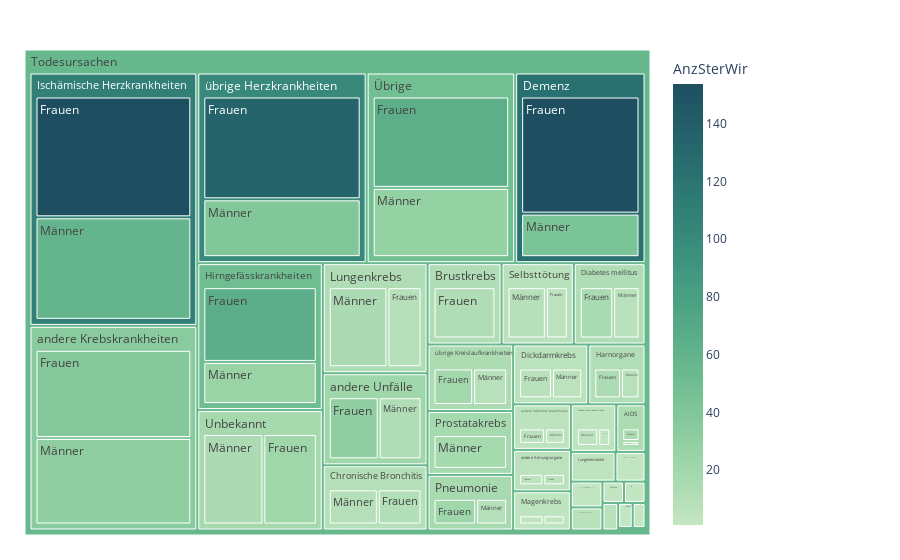

Write notebook code for a chart like this one.
### Code cell
df = data2betested
fig = px.treemap(df, path=[px.Constant("Todesursachen"), 'Todesursache', 'Geschlecht'], values='AnzSterWir',
                color='AnzSterWir', hover_data=['Todesursache'],
                color_continuous_scale='blugrn')
                #color_continuous_midpoint=np.average(df['AnzBestWir'], weights=df['AnzBestWir']))
fig.update_traces(root_color="lightgrey")
fig.update_layout(margin = dict(t=50, l=25, r=250, b=25))
fig.show()

### Figure 1 — Plotly figure (JSON) as saved in the notebook; plotly's stock layout.template omitted (floating-point values rounded to 4 significant figures; data arrays with more than 128 entries replaced by an {"elided": "..."} marker saying what was removed)
{"data": [{"branchvalues": "total", "customdata": {"elided": "98x2 mixed values"}, "domain": {"x": [0, 1], "y": [0, 1]}, "hovertemplate": "labels=%{label}<br>AnzSterWir_sum=%{value}<br>parent=%{parent}<br>id=%{id}<br>Todesursache=%{customdata[0]}<br>AnzSterWir=%{color}<extra></extra>", "ids": ["Todesursachen/AIDS/Frauen", "Todesursachen/Alkoholische Leberzirrhose/Frauen", "Todesursachen/Asthma/Frauen", "Todesursachen/Brustkrebs/Frauen", "Todesursachen/Chronische Bronchitis/Frauen", "Todesursachen/Demenz/Frauen", "Todesursachen/Diabetes mellitus/Frauen", "Todesursachen/Dickdarmkrebs/Frauen", "Todesursachen/Gebärmutterhalskrebs/Frauen", "Todesursachen/Grippe/Frauen", "Todesursachen/Harnorgane/Frauen", "Todesursachen/Hirngefässkrankheiten/Frauen", "Todesursachen/Ischämische Herzkrankheiten/Frauen", "Todesursachen/Kongenitale Missbildungen/Frauen", "Todesursachen/Lungenembolie/Frauen", "Todesursachen/Lungenkrebs/Frauen", "Todesursachen/Magenkrebs/Frauen", "Todesursachen/Mord/Frauen", "Todesursachen/Perinatale Todesursachen/Frauen", "Todesursachen/Pneumonie/Frauen", "Todesursachen/Selbsttötung/Frauen", "Todesursachen/Strassenverkehrsunfälle/Frauen", "Todesursachen/Tuberkulose/Frauen", "Todesursachen/Unbekannt/Frauen", "Todesursachen/andere Atmungsorgane/Frauen", "Todesursachen/andere Gewalteinwirkungen/Frauen", "Todesursachen/andere Krebskrankheiten/Frauen", "Todesursachen/andere Unfälle/Frauen", "Todesursachen/andere infektiöse Krankheiten/Frauen", "Todesursachen/Übrige/Frauen", "Todesursachen/übrige Herzkrankheiten/Frauen", "Todesursachen/übrige Kreislaufkrankheiten/Frauen", "Todesursachen/AIDS/Männer", "Todesursachen/Alkoholische Leberzirrhose/Männer", "Todesursachen/Asthma/Männer", "Todesursachen/Brustkrebs/Männer", "Todesursachen/Chronische Bronchitis/Männer", "Todesursachen/Demenz/Männer", "Todesursachen/Diabetes mellitus/Männer", "Todesursachen/Dickdarmkrebs/Männer", "Todesursachen/Grippe/Männer", "Todesursachen/Harnorgane/Männer", "Todesursachen/Hirngefässkrankheiten/Männer", "Todesursachen/Ischämische Herzkrankheiten/Männer", "Todesursachen/Kongenitale Missbildungen/Männer", "Todesursachen/Lungenembolie/Männer", "Todesursachen/Lungenkrebs/Männer", "Todesursachen/Magenkrebs/Männer", "Todesursachen/Mord/Männer", "Todesursachen/Perinatale Todesursachen/Männer", "Todesursachen/Pneumonie/Männer", "Todesursachen/Prostatakrebs/Männer", "Todesursachen/Selbsttötung/Männer", "Todesursachen/Strassenverkehrsunfälle/Männer", "Todesursachen/Tuberkulose/Männer", "Todesursachen/Unbekannt/Männer", "Todesursachen/andere Atmungsorgane/Männer", "Todesursachen/andere Gewalteinwirkungen/Männer", "Todesursachen/andere Krebskrankheiten/Männer", "Todesursachen/andere Unfälle/Männer", "Todesursachen/andere infektiöse Krankheiten/Männer", "Todesursachen/Übrige/Männer", "Todesursachen/übrige Herzkrankheiten/Männer", "Todesursachen/übrige Kreislaufkrankheiten/Männer", "Todesursachen/AIDS", "Todesursachen/Alkoholische Leberzirrhose", "Todesursachen/Asthma", "Todesursachen/Brustkrebs", "Todesursachen/Chronische Bronchitis", "Todesursachen/Demenz", "Todesursachen/Diabetes mellitus", "Todesursachen/Dickdarmkrebs", "Todesursachen/Gebärmutterhalskrebs", "Todesursachen/Grippe", "Todesursachen/Harnorgane", "Todesursachen/Hirngefässkrankheiten", "Todesursachen/Ischämische Herzkrankheiten", "Todesursachen/Kongenitale Missbildungen", "Todesursachen/Lungenembolie", "Todesursachen/Lungenkrebs", "Todesursachen/Magenkrebs", "Todesursachen/Mord", "Todesursachen/Perinatale Todesursachen", "Todesursachen/Pneumonie", "Todesursachen/Prostatakrebs", "Todesursachen/Selbsttötung", "Todesursachen/Strassenverkehrsunfälle", "Todesursachen/Tuberkulose", "Todesursachen/Unbekannt", "Todesursachen/andere Atmungsorgane", "Todesursachen/andere Gewalteinwirkungen", "Todesursachen/andere Krebskrankheiten", "Todesursachen/andere Unfälle", "Todesursachen/andere infektiöse Krankheiten", "Todesursachen/Übrige", "Todesursachen/übrige Herzkrankheiten", "Todesursachen/übrige Kreislaufkrankheiten", "Todesursachen"], "labels": ["Frauen", "Frauen", "Frauen", "Frauen", "Frauen", "Frauen", "Frauen", "Frauen", "Frauen", "Frauen", "Frauen", "Frauen", "Frauen", "Frauen", "Frauen", "Frauen", "Frauen", "Frauen", "Frauen", "Frauen", "Frauen", "Frauen", "Frauen", "Frauen", "Frauen", "Frauen", "Frauen", "Frauen", "Frauen", "Frauen", "Frauen", "Frauen", "Männer", "Männer", "Männer", "Männer", "Männer", "Männer", "Männer", "Männer", "Männer", "Männer", "Männer", "Männer", "Männer", "Männer", "Männer", "Männer", "Männer", "Männer", "Männer", "Männer", "Männer", "Männer", "Männer", "Männer", "Männer", "Männer", "Männer", "Männer", "Männer", "Männer", "Männer", "Männer", "AIDS", "Alkoholische Leberzirrhose", "Asthma", "Brustkrebs", "Chronische Bronchitis", "Demenz", "Diabetes mellitus", "Dickdarmkrebs", "Gebärmutterhalskrebs", "Grippe", "Harnorgane", "Hirngefässkrankheiten", "Ischämische Herzkrankheiten", "Kongenitale Missbildungen", "Lungenembolie", "Lungenkrebs", "Magenkrebs", "Mord", "Perinatale Todesursachen", "Pneumonie", "Prostatakrebs", "Selbsttötung", "Strassenverkehrsunfälle", "Tuberkulose", "Unbekannt", "andere Atmungsorgane", "andere Gewalteinwirkungen", "andere Krebskrankheiten", "andere Unfälle", "andere infektiöse Krankheiten", "Übrige", "übrige Herzkrankheiten", "übrige Kreislaufkrankheiten", "Todesursachen"], "marker": {"coloraxis": "coloraxis", "colors": [8.113, 2.855, 1.872, 12.3, 10.42, 153.4, 16.02, 7.269, 1.392, 9.041, 13.71, 65.57, 153.7, 1.876, 4.951, 8.673, 3.856, 1.531, 6.83, 21.69, 5.006, 1.729, 1.25, 21.63, 6.361, 1.469, 37.59, 29.59, 6.257, 64.55, 134.7, 19.2, 15.94, 5.219, 1.385, 1, 9.763, 42.98, 7.287, 5.598, 1.9, 7.467, 24.7, 58.92, 2.213, 2.504, 14.45, 3.207, 1.606, 7.81, 9.097, 18.07, 8.545, 2.234, 1.143, 14.47, 5.459, 1.39, 31.07, 12.01, 3.691, 27.58, 39.54, 7.919, 13.74, 4.365, 1.699, 12.27, 10.07, 123.5, 12.17, 6.467, 1.392, 6.971, 11.16, 50.84, 110.2, 2.035, 4.154, 12.33, 3.508, 1.574, 7.362, 16.39, 18.07, 7.255, 2.063, 1.182, 17.84, 5.886, 1.425, 34.36, 21.46, 5.146, 48.61, 100.5, 13.99, 55.91]}, "name": "", "parents": ["Todesursachen/AIDS", "Todesursachen/Alkoholische Leberzirrhose", "Todesursachen/Asthma", "Todesursachen/Brustkrebs", "Todesursachen/Chronische Bronchitis", "Todesursachen/Demenz", "Todesursachen/Diabetes mellitus", "Todesursachen/Dickdarmkrebs", "Todesursachen/Gebärmutterhalskrebs", "Todesursachen/Grippe", "Todesursachen/Harnorgane", "Todesursachen/Hirngefässkrankheiten", "Todesursachen/Ischämische Herzkrankheiten", "Todesursachen/Kongenitale Missbildungen", "Todesursachen/Lungenembolie", "Todesursachen/Lungenkrebs", "Todesursachen/Magenkrebs", "Todesursachen/Mord", "Todesursachen/Perinatale Todesursachen", "Todesursachen/Pneumonie", "Todesursachen/Selbsttötung", "Todesursachen/Strassenverkehrsunfälle", "Todesursachen/Tuberkulose", "Todesursachen/Unbekannt", "Todesursachen/andere Atmungsorgane", "Todesursachen/andere Gewalteinwirkungen", "Todesursachen/andere Krebskrankheiten", "Todesursachen/andere Unfälle", "Todesursachen/andere infektiöse Krankheiten", "Todesursachen/Übrige", "Todesursachen/übrige Herzkrankheiten", "Todesursachen/übrige Kreislaufkrankheiten", "Todesursachen/AIDS", "Todesursachen/Alkoholische Leberzirrhose", "Todesursachen/Asthma", "Todesursachen/Brustkrebs", "Todesursachen/Chronische Bronchitis", "Todesursachen/Demenz", "Todesursachen/Diabetes mellitus", "Todesursachen/Dickdarmkrebs", "Todesursachen/Grippe", "Todesursachen/Harnorgane", "Todesursachen/Hirngefässkrankheiten", "Todesursachen/Ischämische Herzkrankheiten", "Todesursachen/Kongenitale Missbildungen", "Todesursachen/Lungenembolie", "Todesursachen/Lungenkrebs", "Todesursachen/Magenkrebs", "Todesursachen/Mord", "Todesursachen/Perinatale Todesursachen", "Todesursachen/Pneumonie", "Todesursachen/Prostatakrebs", "Todesursachen/Selbsttötung", "Todesursachen/Strassenverkehrsunfälle", "Todesursachen/Tuberkulose", "Todesursachen/Unbekannt", "Todesursachen/andere Atmungsorgane", "Todesursachen/andere Gewalteinwirkungen", "Todesursachen/andere Krebskrankheiten", "Todesursachen/andere Unfälle", "Todesursachen/andere infektiöse Krankheiten", "Todesursachen/Übrige", "Todesursachen/übrige Herzkrankheiten", "Todesursachen/übrige Kreislaufkrankheiten", "Todesursachen", "Todesursachen", "Todesursachen", "Todesursachen", "Todesursachen", "Todesursachen", "Todesursachen", "Todesursachen", "Todesursachen", "Todesursachen", "Todesursachen", "Todesursachen", "Todesursachen", "Todesursachen", "Todesursachen", "Todesursachen", "Todesursachen", "Todesursachen", "Todesursachen", "Todesursachen", "Todesursachen", "Todesursachen", "Todesursachen", "Todesursachen", "Todesursachen", "Todesursachen", "Todesursachen", "Todesursachen", "Todesursachen", "Todesursachen", "Todesursachen", "Todesursachen", "Todesursachen", ""], "root": {"color": "lightgrey"}, "type": "treemap", "values": [124, 248, 94, 1909, 1024, 5762, 1038, 744, 102, 98, 644, 3748, 7314, 137, 284, 1345, 334, 49, 106, 877, 681, 96, 8, 2262, 360, 64, 5512, 1650, 474, 5120, 6572, 974, 318, 439, 52, 6, 1148, 2141, 816, 686, 40, 445, 2113, 6206, 122, 137, 2321, 386, 66, 126, 637, 1739, 1187, 188, 14, 2544, 401, 82, 5409, 1418, 362, 3882, 3697, 836, 442, 687, 146, 1915, 2172, 7903, 1854, 1430, 102, 138, 1089, 5861, 13520, 259, 421, 3666, 720, 115, 232, 1514, 1739, 1868, 284, 22, 4806, 761, 146, 10921, 3068, 836, 9002, 10269, 1810, 89718]}], "layout": {"autosize": true, "coloraxis": {"colorbar": {"title": {"text": "AnzSterWir"}}, "colorscale": [[0, "rgb(196, 230, 195)"], [0.1667, "rgb(150, 210, 164)"], [0.3333, "rgb(109, 188, 144)"], [0.5, "rgb(77, 162, 132)"], [0.6667, "rgb(54, 135, 122)"], [0.8333, "rgb(38, 107, 110)"], [1, "rgb(29, 79, 96)"]]}, "legend": {"tracegroupgap": 0}, "margin": {"b": 25, "l": 25, "r": 250, "t": 50}}}
